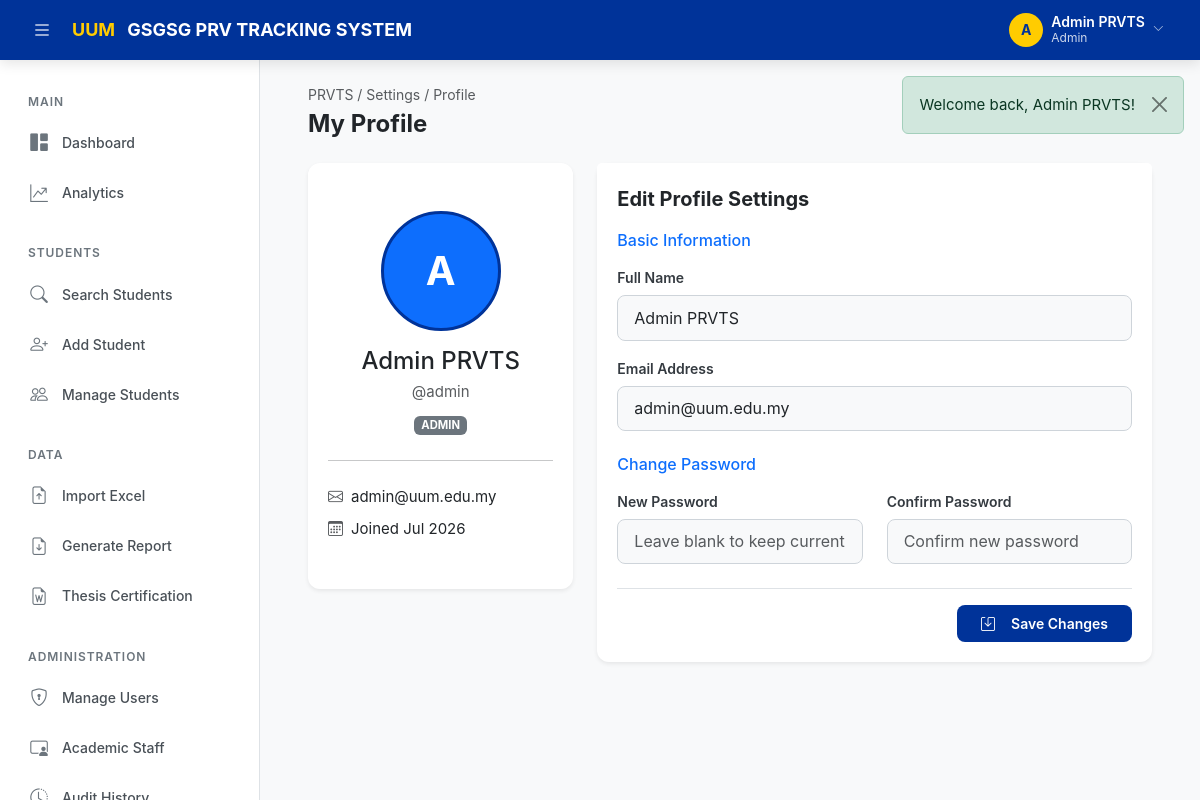
Screenshot of /profile (signed in) with the database file from the repository.
### tables this page shows
CREATE TABLE IF NOT EXISTS `users` (
    `user_id`       INT AUTO_INCREMENT PRIMARY KEY,
    `name`          VARCHAR(150) NOT NULL,
    `email`         VARCHAR(200) NOT NULL UNIQUE,
    `username`      VARCHAR(100) NOT NULL UNIQUE,
    `password`      VARCHAR(255) NOT NULL,
    `role`          ENUM('admin','staff') NOT NULL DEFAULT 'staff',
    `force_password_change` TINYINT(1) NOT NULL DEFAULT 0,
    `created_at`    DATETIME NOT NULL DEFAULT CURRENT_TIMESTAMP,
    `updated_at`    DATETIME NOT NULL DEFAULT CURRENT_TIMESTAMP ON UPDATE CURRENT_TIMESTAMP
);

### app/Core/Controller.php (called while the page is built, shortened)
<?php
class Controller
{
    protected function view(string $viewPath, array $data = []): void
    {
        extract($data);
        $viewFile = dirname(__DIR__) . '/Views/' . str_replace('.', '/', $viewPath) . '.php';
        require $viewFile;
    }
}

### app/Controllers/ProfileController.php (called while the page is built, shortened)
<?php
class ProfileController extends Controller
{
    private User $userModel;
    public function __construct()
    {
        $this->userModel = new User();
    }
    public function index(): void
    {
        $userId = $_SESSION['user_id'];
        $user = $this->userModel->findById($userId);
        $data = [
            'pageTitle'   => 'My Profile',
            'currentPage' => 'profile',
            'user'        => $user,
            'csrf_token'  => $this->generateCsrfToken()
        ];
        $this->view('profile.index', $data);
    }
}

### app/Core/App.php (called while the page is built, shortened)
<?php
class App
{
    private Router $router;
    public function __construct()
    {
        $this->router = new Router();
    }
    private function registerRoutes(): void
    {
        $this->router->get('/login',            'AuthController', 'login');
        $this->router->post('/login',           'AuthController', 'loginPost');
        $this->router->get('/forgot-password',  'AuthController', 'forgotPassword');
        $this->router->get('/logout',           'AuthController', 'logout');
        $this->router->get('/',                     'DashboardController', 'index');
        $this->router->get('/dashboard',            'DashboardController', 'index');
        $this->router->get('/analytics',            'AnalyticsController', 'index');
        $this->router->get('/analytics/chart-data', 'AnalyticsController', 'chartData');
        $this->router->get('/search',          'SearchController', 'index');
        $this->router->get('/search/live',     'SearchController', 'liveSearch');
        $this->router->get('/student/{id}',    'StudentController', 'detail');
        $this->router->get('/students/create', 'StudentController', 'create');
        $this->router->post('/students/store', 'StudentController', 'store');
        $this->router->get('/students/manage', 'StudentController', 'manage');
        $this->router->get('/students/edit/{id}',   'StudentController', 'edit');
        $this->router->post('/students/update/{id}','StudentController', 'update');
        $this->router->post('/students/delete/{id}','StudentController', 'delete');
        $this->router->post('/students/bulk-delete', 'StudentController', 'bulkDelete');
        $this->router->post('/student/{id}/remarks', 'StudentController', 'addRemark');
        $this->router->post('/student/{id}/remarks/delete/{remarkId}', 'StudentController', 'deleteRemark');
        $this->router->get('/import',          'ImportController', 'index');
        $this->router->post('/import/upload',  'ImportController', 'upload');
        $this->router->get('/export',              'ExportController', 'index');
        $this->router->post('/export/pdf',         'ExportController', 'exportPdf');
        $this->router->post('/export/excel',       'ExportController', 'exportExcel');
        $this->router->get('/export/pdf/{id}',     'ExportController', 'exportSinglePdf');
        $this->router->get('/export/excel/{id}',   'ExportController', 'exportSingleExcel');
        $this->router->post('/export/preview',     'ExportController', 'apiPreview');
        $this->router->post('/export/custom',      'ExportController', 'exportCustom');
        $this->router->get('/docx-templates',          'DocxTemplateController', 'index');
        $this->router->post('/docx-templates/generate', 'DocxTemplateController', 'generate');
        $this->router->get('/users',               'UserController', 'manage');
        $this->router->post('/users/store',        'UserController', 'store');
        $this->router->post('/users/role/{id}',    'UserController', 'updateRole');
        $this->router->post('/users/reset-password/{id}', 'UserController', 'resetPassword');
        $this->router->post('/users/delete/{id}',  'UserController', 'delete');
        $this->router->get('/staff',                       'StaffController', 'manage');
        $this->router->post('/staff/supervisors/store',    'StaffController', 'storeSupervisor');
        $this->router->post('/staff/supervisors/update/{id}', 'StaffController', 'updateSupervisor');
        $this->router->post('/staff/supervisors/delete/{id}', 'StaffController', 'deleteSupervisor');
        $this->router->post('/staff/examiners/store',      'StaffController', 'storeExaminer');
        $this->router->post('/staff/examiners/update/{id}',   'StaffController', 'updateExaminer');
        $this->router->post('/staff/examiners/delete/{id}',   'StaffController', 'deleteExaminer');
        $this->router->post('/staff/chairpersons/store',    'StaffController', 'storeChairperson');
        $this->router->post('/staff/chairpersons/update/{id}', 'StaffController', 'updateChairperson');
        $this->router->post('/staff/chairpersons/delete/{id}', 'StaffController', 'deleteChairperson');
        $this->router->post('/staff/api/supervisors/store', 'StaffController', 'apiStoreSupervisor');
        $this->router->post('/staff/api/examiners/store',   'StaffController', 'apiStoreExaminer');
        $this->router->post('/staff/api/chairpersons/store','StaffController', 'apiStoreChairperson');
        $this->router->get('/profile',         'ProfileController', 'index');
        $this->router->post('/profile/update', 'ProfileController', 'update');
        $this->router->get('/history',             'HistoryController', 'index');
        $this->router->get('/history/detail/{id}', 'HistoryController', 'apiDetail');
    }
    public function run(): void
    {
        $uri    = $_SERVER['REQUEST_URI'] ?? '/';
        $method = $_SERVER['REQUEST_METHOD'] ?? 'GET';
        $this->router->dispatch($uri, $method);
    }
}

### public/index.php (called while the page is built, shortened)
<?php
$app = new App\Core\App();
$app->run();

### config/database.php (called while the page is built)
<?php
return [
    'host'     => $_ENV['DB_HOST'] ?? 'localhost',
    'dbname'   => $_ENV['DB_NAME'] ?? 'prvts_db',
    'username' => $_ENV['DB_USER'] ?? 'root',
    'password' => $_ENV['DB_PASS'] ?? '',
    'port'     => $_ENV['DB_PORT'] ?? '3306',
    'charset'  => 'utf8mb4',
    'options'  => [
        PDO::ATTR_ERRMODE            => PDO::ERRMODE_EXCEPTION,
        PDO::ATTR_DEFAULT_FETCH_MODE => PDO::FETCH_ASSOC,
        PDO::ATTR_EMULATE_PREPARES   => false,
    ],
];

### app/Core/Database.php (called while the page is built, shortened)
<?php
class Database
{
    private static ?Database $instance = null;
    private \PDO $pdo;
    private ?\PDOStatement $stmt = null;
    private function __construct()
    {
        $config = require dirname(__DIR__, 2) . '/config/database.php';
        $dsn = sprintf(
            'mysql:host=%s;port=%s;dbname=%s;charset=%s',
            $config['host'],
            $config['port'],
            $config['dbname'],
            $config['charset']
        );
        try {
            $this->pdo = new \PDO($dsn, $config['username'], $config['password'], $config['options']);
        } catch (\PDOException $e) {
            die('Database connection failed: ' . $e->getMessage());
        }
    }
    public static function getInstance(): self
    {
        if (self::$instance === null) {
            self::$instance = new self();
        }
        return self::$instance;
    }
    public function query(string $sql): self
    {
        $this->stmt = $this->pdo->prepare($sql);
        return $this;
    }
    public function bind(string $param, mixed $value, ?int $type = null): self
    {
        if ($type === null) {
            $type = match (true) {
                is_int($value)  => \PDO::PARAM_INT,
                is_bool($value) => \PDO::PARAM_BOOL,
                is_null($value) => \PDO::PARAM_NULL,
                default         => \PDO::PARAM_STR,
            };
        }
        $this->stmt->bindValue($param, $value, $type);
        return $this;
    }
    public function execute(array $params = []): bool
    {
        return $this->stmt->execute();
    }
    public function single(array $params = []): array|false
    {
        $this->execute($params);
        return $this->stmt->fetch();
    }
}

### app/Models/User.php (called while the page is built, shortened)
<?php
class User
{
    private Database $db;
    public function __construct()
    {
        $this->db = Database::getInstance();
    }
    public function findById(int $id): array|false
    {
        $this->db->query('SELECT * FROM users WHERE user_id = :id');
        $this->db->bind(':id', $id);
        return $this->db->single();
    }
}

### app/Views/profile/index.php (the view, shortened to what this page needs)
<?php
$baseUrl = rtrim($_ENV['APP_URL'] ?? '', '/');
$forceChange = !empty($_SESSION['force_password_change']);
?>
<div class="page-header animate-fade-in-up">
    <div>
        <div class="breadcrumb text-muted">PRVTS / Settings / Profile</div>
        <h1>My Profile</h1>
    </div>
</div>
<div class="row animate-fade-in-up stagger-1">
    <div class="col-lg-4 mb-4">
        <div class="card shadow-sm border-0 text-center">
            <div class="card-body py-5">
                <div class="position-relative d-inline-block mb-3">
                    <div class="rounded-circle d-flex align-items-center justify-content-center bg-primary text-white fs-1 fw-bold" style="width:120px;height:120px;border:3px solid var(--uum-blue);">
                        <?= strtoupper(substr($user['name'], 0, 1)) ?>
                    </div>
                </div>
                <h4 class="mb-1"><?= htmlspecialchars($user['name']) ?></h4>
                <p class="text-muted mb-2">@<?= htmlspecialchars($user['username']) ?></p>
                <span class="badge bg-secondary"><?= strtoupper($user['role']) ?></span>
                <hr class="my-4">
                <div class="text-start">
                    <div class="mb-2"><i class="bi bi-envelope text-muted me-2"></i><?= htmlspecialchars($user['email']) ?></div>
                    <div><i class="bi bi-calendar3 text-muted me-2"></i>Joined <?= date('M Y', strtotime($user['created_at'])) ?></div>
                </div>
            </div>
        </div>
    </div>
    <div class="col-lg-8">
        <div class="card shadow-sm border-0">
            <div class="card-header bg-white border-bottom-0 pt-4 pb-0"><h5 class="mb-0 fw-bold text-dark">Edit Profile Settings</h5></div>
            <div class="card-body">
                <form action="<?= $baseUrl ?>/profile/update" method="POST">
                    <h6 class="mb-3 text-primary">Basic Information</h6>
                    <div class="mb-3">
                        <label class="form-label">Full Name</label>
                        <input type="text" class="form-control" name="name" value="<?= htmlspecialchars($user['name']) ?>" required>
                    </div>
                    <div class="mb-4">
                        <label class="form-label">Email Address</label>
                        <input type="email" class="form-control" name="email" value="<?= htmlspecialchars($user['email']) ?>" required>
                    </div>
                    <h6 class="mb-3 text-primary">
                        <?= $forceChange ? 'Set New Password <span class="text-danger">*</span>' : 'Change Password' ?>
                    </h6>
                    <div class="row mb-4">
                        <div class="col-md-6">
                            <label class="form-label">New Password</label>
                            <input type="password" class="form-control" name="password"
                                   placeholder="<?= $forceChange ? 'Required - min 6 characters' : 'Leave blank to keep current' ?>"
                                   minlength="6" <?= $forceChange ? 'required' : '' ?>>
                        </div>
                        <div class="col-md-6">
                            <label class="form-label">Confirm Password</label>
                            <input type="password" class="form-control" name="confirm_password"
                                   placeholder="Confirm new password" <?= $forceChange ? 'required' : '' ?>>
                        </div>
                    </div>
                    <div class="text-end mt-4 pt-3 border-top">
                        <button type="submit" class="btn btn-uum px-4">
                            <i class="bi bi-save me-2"></i><?= $forceChange ? 'Set Password & Continue' : 'Save Changes' ?>
                        </button>
                    </div>
                </form>
            </div>
        </div>
    </div>
</div>

### public/assets/css/style.css (style rules this page uses)
:root { --uum-blue: #003399; --uum-blue-dark: #002266; --uum-blue-light: #e8eef8; --uum-blue-hover: #004cc4; --uum-yellow: #FFCC00; --uum-yellow-light: #FFF8E1; --uum-yellow-dark: #e6b800; --white: #FFFFFF; --gray-50: #F8F9FA; --gray-100: #E9ECEF; --gray-200: #DEE2E6; --gray-300: #CED4DA; --gray-400: #ADB5BD; --gray-500: #6C757D; --gray-600: #495057; --gray-700: #343A40; --gray-800: #212529; --success: #198754; --success-light: #d1e7dd; --danger: #DC3545; --danger-light: #f8d7da; --warning: #FFC107; --warning-light: #fff3cd; --info: #0dcaf0; --info-light: #cff4fc; --sidebar-width: 260px; --sidebar-collapsed: 70px; --header-height: 60px; --border-radius: 0.5rem; --border-radius-lg: 0.75rem; --shadow-sm: 0 1px 3px rgba(0, 0, 0, 0.08); --shadow-md: 0 4px 12px rgba(0, 0, 0, 0.1); --shadow-lg: 0 8px 24px rgba(0, 0, 0, 0.12); --font-family: 'Inter', -apple-system, BlinkMacSystemFont, 'Segoe UI', Roboto, sans-serif; --font-size-xs: 0.75rem; --font-size-sm: 0.875rem; --font-size-base: 0.9375rem; --font-size-lg: 1.125rem; --font-size-xl: 1.5rem; --font-size-2xl: 2rem; --transition-fast: 150ms ease; --transition-base: 250ms ease; --transition-slow: 400ms ease; }
*, *::before, *::after { box-sizing: border-box; margin: 0; padding: 0; }
html { scroll-behavior: smooth; }
body { font-family: var(--font-family); font-size: var(--font-size-base); color: var(--gray-700); background: var(--gray-50); line-height: 1.6; -webkit-font-smoothing: antialiased; -moz-osx-font-smoothing: grayscale; }
.page-header { display: flex; align-items: center; justify-content: space-between; margin-bottom: 1.5rem; flex-wrap: wrap; gap: 1rem; }
.page-header h1 { font-size: var(--font-size-xl); font-weight: 700; color: var(--gray-800); margin: 0; }
.page-header .breadcrumb { font-size: var(--font-size-sm); margin-bottom: 0.25rem; }
.card { border: none; border-radius: var(--border-radius-lg); box-shadow: var(--shadow-sm); transition: box-shadow var(--transition-base), transform var(--transition-base); background: var(--white); }
.card-header { background: transparent; border-bottom: 1px solid var(--gray-100); font-weight: 600; font-size: var(--font-size-base); padding: 1rem 1.25rem; color: var(--gray-800); }
.card-body { padding: 1.25rem; }
.btn-uum { background: var(--uum-blue); color: var(--white); border: none; font-weight: 600; padding: 0.5rem 1.25rem; border-radius: var(--border-radius); font-size: var(--font-size-sm); transition: all var(--transition-fast); display: inline-flex; align-items: center; gap: 0.5rem; }
.form-control, .form-select { background-color: var(--gray-50); border: 1px solid var(--gray-300); border-radius: var(--border-radius); padding: 0.6rem 1rem; transition: all var(--transition-fast); }
.form-label { font-weight: 500; color: var(--gray-800); margin-bottom: 0.4rem; }
.form-label { font-weight: 600; font-size: var(--font-size-sm); color: var(--gray-700); margin-bottom: 0.35rem; }
.animate-fade-in-up { animation: fadeInUp 0.4s ease; }
.stagger-1 { animation-delay: 0.05s; }

### rows the page displays
users: name "A", name "Admin PRVTS", username "admin", role "ADMIN", email "admin@uum.edu.my", created_at "Jul 2026"

### other values shown
$initials "A"
$userName "Admin PRVTS"
$userRole "Admin"
strip_tags($flash['message'], '<strong><em><b><i><br><span>') "Welcome back, Admin PRVTS!"
